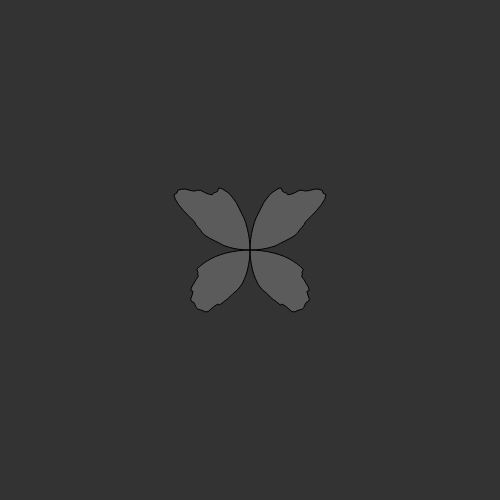
Frame 1 (no input)
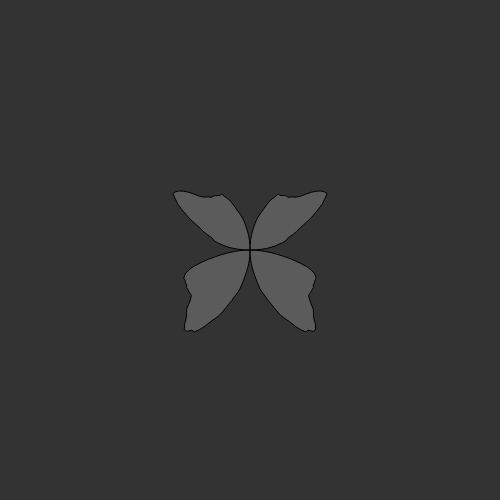
Frame 60 (no input)
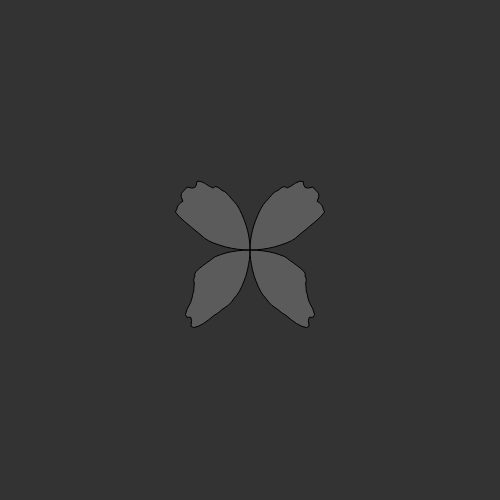
Frame 120 (the mouse pressed at the canvas centre since frame 60)

The p5.js sketch that drew these frames (run headless with seeded random() and noise() and a simulated clock; from frame 60 on, the mouse is pressed at the canvas centre):

// p5.js sketch
// ── sketch.js
var yoff = 0;

function setup() {
  createCanvas(500, 500);
}

function draw(){
  background(51);
  translate(width/2, height/2);
  rotate(PI/2);

  var r = 100;
  stroke(0);
  strokeWeight(1);
  fill(255, 50);
  var xoff = 0;
  var dx = 0.1;
  var da = PI/100;
  
  beginShape();
  for (var a = -PI / 2; a < PI / 2; a += da) {
    
    var n = noise(xoff, yoff);
    var r = sin(2 * a) * map(n, 0, 1, 50, 125);

    var x = r * cos(a);
    var y = r * sin(a);
    xoff += dx;
    vertex(x,y);
  }
  for (var a = PI / 2; a <= 3*PI/2; a += da) {
    
    var n = noise(xoff, yoff);
    var r = sin(2 * a) * map(n, 0, 1, 50, 125);

    var x = r * cos(a);
    var y = r * sin(a);
    xoff -= dx;
    vertex(x,y);
  }
  endShape();
  yoff += 0.1;
}
